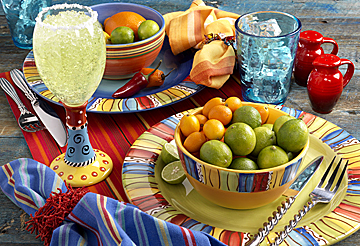
#> input picture imgs/sample_img.jpg, 360 x 246 px
$ jupyter execute --allow-errors 'SESION 1.2 - Python.ipynb'   (shell and % lines are left out)   (Python 2 division)
#> lines starting #> are read from the running program, lines starting #| are printed output that depends on the picture; long printed decimals are rounded
# 01. Introducción a Python

## Asignación automatica de tipos de variables

En Python no es necesario declarar explícitamente el tipo de las variables. El intérprete trata de inferir el tipo de las variables según se usan. Igualmente, las operaciones tienen semántica distinta para distintos tipos de datos. Fíjate en el ejemplo siguiente. ¿Por qué el resultado de las dos últimas divisiones no es el mismo?

[cell 1]
a = 10
b = 3
c = 3.
d = "hola"
print type(a), type(b), type(c), type(d)

print "a =",a,"; b =",b, "; c =",c
print "a/b =", a/b
print "a/c =", a/c

## Listas

[cell 2]
a = [1,2,3,"hola", [10, "nunca", 90], -32]
print a
print len(a)

[cell 3]
for i in range(len(a)):
    print i, "-->", a[i]

[cell 4]
for i in a:
    print i

[cell 5]
print a[2:]
print a[-3:]
print a[4]

[cell 6]
print a[4][1]
print a[4][1:]

[cell 7]
print a[3]
print a[3][2:]

[cell 8]
print a[1]
#> (the rest of this cell did not finish here and is left out)

## Matrices y vectores

Con la librería `numpy` se trabaja con matrices de forma natural. Fíjate cómo se declaran y cómo descubrimos sus dimensiones.

https://s3.amazonaws.com/assets.datacamp.com/blog_assets/Numpy_Python_Cheat_Sheet.pdf

[cell 9]
import numpy as np

a = np.array([[1,2,3,4,5],
              [5,4,3,2,1],
              [9,8,7,6,5],
              [7,6,5,6,7],
              [2,2,2,3,3],
              [4,3,4,3,4],
              [5,1,1,4,1]])
print "a shape", a.shape
print "a rows", a.shape[0]
print "a cols", a.shape[1]

v = np.array([2,3,4,5,6,7,3,12])
print "v shape", v.shape
print "v elems", v.shape[0]

[cell 10]
len(a.shape)

Con la notación de índices accedemos a columas o filas enteras, rangos de columnas o filas, elementos individuales o porciones de una matriz o un vector.

[cell 11]
print "una fila        " ,a[2]
print "una fila        ",a[2,:]
print "una columna     ",a[:,2]
print "un elemento     ",a[2,2]
print "varias filas    \n",a[2:5]
print "varias columnas \n",a[:,1:3]
print "una porcion     \n",a[2:5,1:3]

Muchas funciones de la librería `numpy` operan sobre una matriz completa, o de forma separada por columnas o filas según el valor del argumento `axis`.

[cell 12]
print "suma total", np.sum(a)
print "suma eje 0", np.sum(a, axis=0)
print "suma eje 1", np.sum(a, axis=1)
print "promedio total", np.mean(a)
print "promedio eje 0", np.mean(a, axis=0)
print "promedio eje 1", np.mean(a, axis=1)

Las matrices en Python pueden tener un número arbitrario de dimensiones y podemos acceder a submatrices en la dirección o dimensión que queramos.

[cell 13]
z = np.random.randint(100, size=(3,4))
print z

[cell 14]
np.sum(z, axis=1)

[cell 15]
m = np.random.randint(10, size=(3,3,3))
print "Matrix 3D completa\n", m
print "---\n", m[0,:,:]
print "---\n", m[1,:,:]
print "---\n", m[:,0,:]
print "---\n", m[:,0,0]
print "---\n", np.mean(m, axis=2)

## Generación de matrices y vectores

[cell 16]
print "matrix identidad\n", np.eye(3)
print "vector de ceros", np.zeros(4)
print "matriz de ceros\n", np.zeros((3,2))
print "matriz de unos\n", np.ones((2,3))
print "vector rango", np.arange(10)
print "vector rango", np.arange(5,10)
print "vector espacio lineal", np.linspace(-10,5,7)
print "matriz aleatoria según distribución uniforme [0,1]\n", np.random.random(size=(3,5))
print "vector aleatorio de enteros entre 0 y 5", np.random.randint(5, size=10)

## Operaciones vectorizadas

[cell 17]
v = np.array([10,12,13,15,20])
print v
print v+1
print v*2
print v.dot(v)

[cell 18]
a = np.array([[1,2,3],[4,5,6]])
b = np.array([[6,5,4],[3,2,1]])
c = np.array([[1,2],[4,5]])
print a
print b
print "--"
print a.T.dot(a)
print a*b

[cell 19]
a = np.array([[1,2,3],[4,5,6]])
b = np.array([[6,5,4],[3,2,1]])

print a
print b
print "--"

print "a+b\n",a+b
print "a**2\n", a**2
print "a*b\n",a*b
print "a x b'\n",a.dot(b.T)
print "a' x b\n",a.T.dot(b)

[cell 20]
a = np.array([1,8,4,10,-4,5])
print a
print a>4
i = np.array([False, True, False, True, False, True])
print i

a[a>4]

Las operaciones vectorizadas también funcionan con expresiones _booleanas_. Fíjate cómo se indexa un vector con una expresión booleana para seleccionar un conjunto de elementos.

[cell 21]
a = np.array([1,8,4,10,-4,5])
print "posiciones en a >4:", a>4
print "elementos de a >4:",a[a>4]

## Funciones y estructuras

Python es un lenguaje **indentado**, no usa corchetes para delimitar el alcance de las estructuras de programación sino que se fija en los **cambios de indentación**.

No se declara el tipo de los argumentos de las funciones. La semática de la implementación ha de estar preparada para funcionar con los tipos de datos que quieres.

[cell 22]
def funcion_1(a,b):
    r = a**2
    return r+b

def greatest(a,b):
    if a>b:
        return a
    else:
        return b

m1 = np.array([[3,4],[1,1]])
m2 = np.array([[5,6],[0,0]])
print funcion_1 (10.4,2)
print funcion_1 (10.4, np.array([2,4]))
print funcion_1 (m1,m2)
print greatest(10,2)

Podemos definir valores por defecto para los argumentos de las funciones y llamarlas usando explícitamente el nombre de los argumentos. Además, las funciones pueden devolver varios valores.

[cell 23]
def f_power(x, p=2):
    return x**p

print f_power(x=3)
print f_power(p=4, x=3)

[cell 24]
def f_power(x, p=2):
    return x**p, x*p

r = f_power(p=4, x=3)
print r[1]

r1, r2 = f_power(p=4, x=3)
print r1
print r2


a,b = 10, np.array([10,4,-3])
print a
print b

[cell 25]
def f_power(x, p=2):
    return x**p

def f_powers(x, p1=2, p2=3):
    return x**p1, x**p2

print f_power(4)
print f_power(4,3)
print f_powers(4, p1=3)
xp1, xp2 = f_powers(4, p2=4, p1=3)
print "power1",xp1, "power2", xp2

[cell 26]
m = [3,10,"hola", -23]

for i in m:
    print "el elemento es ", i

[cell 27]
#range(len(b))

print b
print len(b)

for i in  range(len(b)):
    print "indice", i, "tiene el valor", b[i]

## Diccionarios

[cell 28]
d = {"i1": 16, "nombre": "haskel", "edad": 32}

r10 = range(10)
rr  = np.random.randint(10, size=10)
print r10
print rr

[cell 29]
for i in d.keys():
    print "la clave", i, "tiene el valor", d[i]

[cell 30]
for i in range(len(rr)):
    print "el indice", i, "tiene el valor", rr[i]

Los diccionarios son listas de asociaciones entre objetos (como _hashes_ en Java)

[cell 31]
d = {"i1": 16, "nombre": "haskel", "edad": 32}
print d
print d.keys()
print d["nombre"], d["edad"]
for k in d.keys():
    print d[k]

## Expresiones compactas

Fíjate cómo las siguientes expresiones son equivalentes:

[cell 32]
a=15
if a > 10:
    s = "mayor que 10"
else:
    s = "menor que 10"

print s

[cell 33]
a = 5
s = "mayor que 10" if a > 10 else "menor que 10"
print s

[cell 34]
a = [10, -4, 20, 5]

o = ["10A", "-4B", "20A", "5A"]

o = []
for i in a:
    if i<0:
        o.append(str(i)+"B")
    else:
        o.append(str(i)+"A")

print o

[cell 35]
def convert(x):
    return str(x)+"B" if x<0 else str(x)+"A"

o = [convert(i) for i in a]
print o

[cell 36]
r = []
for i in range(10):
    r.append("el numero "+str(i))
print r

[cell 37]
r = ["el numero "+str(i) for i in range(10)]
print r

## Matplotlib

[cell 38]
import matplotlib.pyplot as plt
import numpy as np

x = np.linspace(-4,4,20)
plt.plot(x, x**2, label="x^2 plot")
plt.scatter(x, x**2, label="muestras")
plt.plot(x, x**3, label="$x^3$", color="red")
plt.xlim([-2,2])
plt.ylim([-20, 20])
plt.legend()
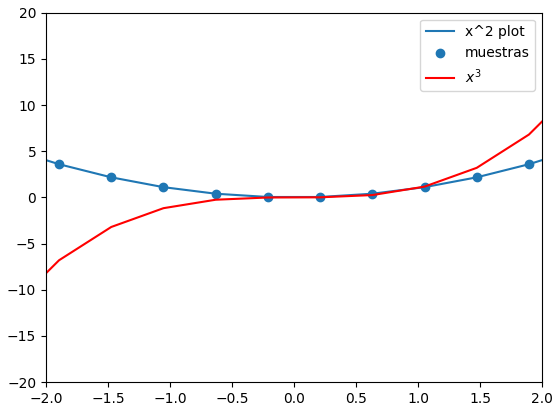
#> figure drawn by matplotlib, 1 panel; curve peaks at x = -4, y = 16; curve peaks at x = 4, y = 64

[cell 39]
import matplotlib.pyplot as plt
import numpy as np
plt.figure(figsize=(5,3))
x = np.linspace(-4,4,10)
plt.plot(x, x**2, color="black", linewidth=1)
plt.scatter(x, x**2, c="green", s=50)
x_r = np.linspace(-4,4,100)
x_ruido = x_r**2 + (np.random.random(x_r.shape)-0.5)*10
plt.scatter(x_r,x_ruido, c="red", alpha=0.4)
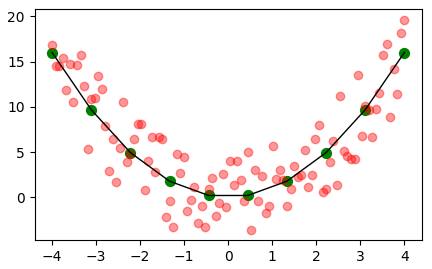
#> figure drawn by matplotlib, 1 panel; curve peaks at x = -4, y = 16

## Imágenes

[cell 40]
from skimage import io
import matplotlib.pyplot as plt
import numpy as np
from IPython.display import Image
from scipy.signal import convolve2d

img = io.imread("imgs/sample_img.jpg")
#> img is the input picture: shape (246, 360, 3); mean R, G, B 141.1, 120.4, 95.2
print "dimensiones", img.shape, "max", np.max(img), "min", np.min(img)
#| dimensiones (246, 360, 3) max 255 min 0
plt.scatter(320,60, marker="x", s=200, linewidth=5, c="b")
plt.scatter(150,230, marker="x", s=200, linewidth=5, c="g")
print "pixel at blue marker ", img[60,320,:]
#| pixel at blue marker  [230   1   0]
print "pixel at green marker", img[230,150,:]
#| pixel at green marker [ 24  48 112]
plt.grid() # remove gridlines
plt.imshow(img)
type(img)
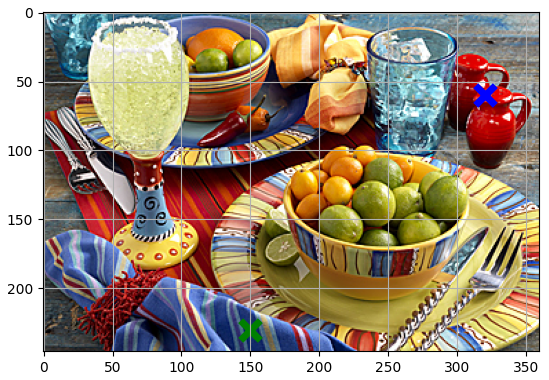
#> figure drawn by matplotlib, 1 panel

[cell 41]
plt.imshow(img[:,:,0], cmap = plt.cm.Greys_r)
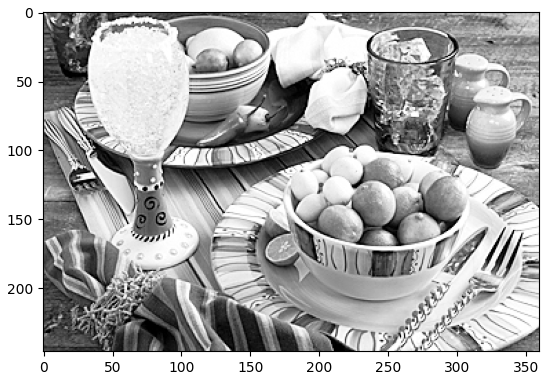
#> figure drawn by matplotlib, 1 panel

La manipulación de imágenes se _reduce_ a realizar cálculos sobre los valores de luminosidad de cada pixel. Por ejemplo, obtenemos una versión en escala de grises promediando los valores RGB de cada pixel. Esto se hace de manera natural con la función `np.mean` y el argumento `axis` adecuado.

[cell 42]
gimg = np.mean(img, axis=2)
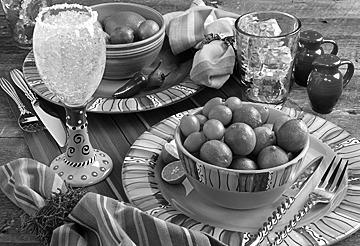
#> gimg: shape (246, 360) float64; min 0, max 255, mean 118.9
print "dimensiones", img.shape, "max", np.max(img), "min", np.min(img)
#| dimensiones (246, 360, 3) max 255 min 0
plt.scatter(320,60, marker="x", s=200, linewidth=5, c="b")
plt.scatter(150,230, marker="x", s=200, linewidth=5, c="g")
print "pixel at blue marker ", gimg[60,320]
#| pixel at blue marker  77.0
print "pixel at green marker", gimg[230,150]
#| pixel at green marker 61.333
plt.grid() # remove gridlines
plt.imshow(gimg, cmap = plt.cm.Greys_r, vmin=0, vmax=255)
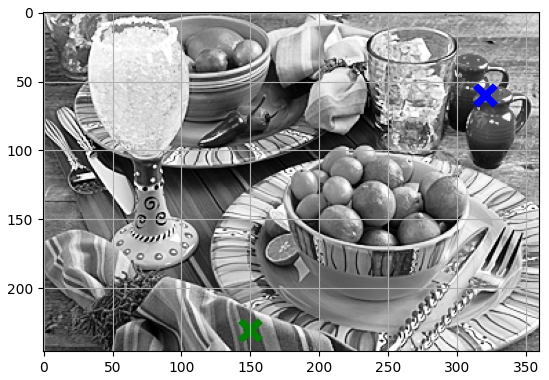
#> figure drawn by matplotlib, 1 panel

También podemos acceder a porciones (**parches**) de la imagen usando la notación natural de matrices de Python. Si además, reducimos la luminosidad de cada pixel a la mitad lo que hacemos es oscurecer la imagen.

[cell 43]
parche = gimg[50:100, 300:350]
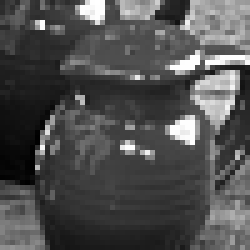
#> parche: shape (50, 50) float64 (shown 5 times larger); min 0, max 255, mean 80
parche_oscuro = parche/2
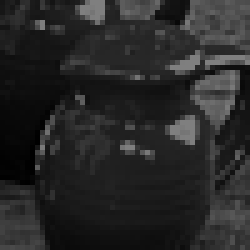
#> parche_oscuro: shape (50, 50) float64 (shown 5 times larger); min 0, max 127.5, mean 40

fig = plt.figure(figsize=(3,3))
fig.add_subplot(121); plt.grid();
plt.imshow(parche, cmap=plt.cm.Greys_r)
fig.add_subplot(122); plt.grid();
plt.imshow(parche_oscuro, cmap=plt.cm.Greys_r)

[cell 44]
np.mean(parche), np.mean(parche_oscuro)
#> Out = (80.02, 40.01)

[cell 45]
parche = gimg[50:100, 300:350]
parche_oscuro = parche/2

fig = plt.figure(figsize=(3,3))
fig.add_subplot(121); plt.grid();
plt.imshow(parche, cmap=plt.cm.Greys_r, vmin=0, vmax=255)
fig.add_subplot(122); plt.grid();
plt.imshow(parche_oscuro, cmap=plt.cm.Greys_r, vmin=0, vmax=255)
